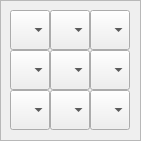
    <widget class="QFrame" name="frame_5">
     <property name="geometry">
      <rect>
       <x>0</x>
       <y>140</y>
       <width>141</width>
       <height>141</height>
      </rect>
     </property>
     <property name="frameShape">
      <enum>QFrame::StyledPanel</enum>
     </property>
     <property name="frameShadow">
      <enum>QFrame::Raised</enum>
     </property>
     <widget class="QComboBox" name="comboBox_5_2">
      <property name="geometry">
       <rect>
        <x>90</x>
        <y>90</y>
        <width>40</width>
        <height>40</height>
       </rect>
      </property>
      <property name="font">
       <font>
        <pointsize>12</pointsize>
       </font>
      </property>
      <item>
       <property name="text">
        <string/>
       </property>
      </item>
      <item>
       <property name="text">
        <string>1</string>
       </property>
      </item>
      <item>
       <property name="text">
        <string>2</string>
       </property>
      </item>
      <item>
       <property name="text">
        <string>3</string>
       </property>
      </item>
      <item>
       <property name="text">
        <string>4</string>
       </property>
      </item>
      <item>
       <property name="text">
        <string>5</string>
       </property>
      </item>
      <item>
       <property name="text">
        <string>6</string>
       </property>
      </item>
      <item>
       <property name="text">
        <string>7</string>
       </property>
      </item>
      <item>
       <property name="text">
        <string>8</string>
       </property>
      </item>
      <item>
       <property name="text">
        <string>9</string>
       </property>
      </item>
     </widget>
     <widget class="QComboBox" name="comboBox_4_0">
      <property name="geometry">
       <rect>
        <x>10</x>
        <y>50</y>
        <width>40</width>
        <height>40</height>
       </rect>
      </property>
      <property name="font">
       <font>
        <pointsize>12</pointsize>
       </font>
      </property>
      <item>
       <property name="text">
        <string/>
       </property>
      </item>
      <item>
       <property name="text">
        <string>1</string>
       </property>
      </item>
      <item>
       <property name="text">
        <string>2</string>
       </property>
      </item>
      <item>
       <property name="text">
        <string>3</string>
       </property>
      </item>
      <item>
       <property name="text">
        <string>4</string>
       </property>
      </item>
      <item>
       <property name="text">
        <string>5</string>
       </property>
      </item>
      <item>
       <property name="text">
        <string>6</string>
       </property>
      </item>
      <item>
       <property name="text">
        <string>7</string>
       </property>
      </item>
      <item>
       <property name="text">
        <string>8</string>
       </property>
      </item>
      <item>
       <property name="text">
        <string>9</string>
       </property>
      </item>
     </widget>
     <widget class="QComboBox" name="comboBox_4_1">
      <property name="geometry">
       <rect>
        <x>50</x>
        <y>50</y>
        <width>40</width>
        <height>40</height>
       </rect>
      </property>
      <property name="font">
       <font>
        <pointsize>12</pointsize>
       </font>
      </property>
      <item>
       <property name="text">
        <string/>
       </property>
      </item>
      <item>
       <property name="text">
        <string>1</string>
       </property>
      </item>
      <item>
       <property name="text">
        <string>2</string>
       </property>
      </item>
      <item>
       <property name="text">
        <string>3</string>
       </property>
      </item>
      <item>
       <property name="text">
        <string>4</string>
       </property>
      </item>
      <item>
       <property name="text">
        <string>5</string>
       </property>
      </item>
      <item>
       <property name="text">
        <string>6</string>
       </property>
      </item>
      <item>
       <property name="text">
        <string>7</string>
       </property>
      </item>
      <item>
       <property name="text">
        <string>8</string>
       </property>
      </item>
      <item>
       <property name="text">
        <string>9</string>
       </property>
      </item>
     </widget>
     <widget class="QComboBox" name="comboBox_3_0">
      <property name="geometry">
       <rect>
        <x>10</x>
        <y>10</y>
        <width>40</width>
        <height>40</height>
       </rect>
      </property>
      <property name="font">
       <font>
        <pointsize>12</pointsize>
       </font>
      </property>
      <item>
       <property name="text">
        <string/>
       </property>
      </item>
      <item>
       <property name="text">
        <string>1</string>
       </property>
      </item>
      <item>
       <property name="text">
        <string>2</string>
       </property>
      </item>
      <item>
       <property name="text">
        <string>3</string>
       </property>
      </item>
      <item>
       <property name="text">
        <string>4</string>
       </property>
      </item>
      <item>
       <property name="text">
        <string>5</string>
       </property>
      </item>
      <item>
       <property name="text">
        <string>6</string>
       </property>
      </item>
      <item>
       <property name="text">
        <string>7</string>
       </property>
      </item>
      <item>
       <property name="text">
        <string>8</string>
       </property>
      </item>
      <item>
       <property name="text">
        <string>9</string>
       </property>
      </item>
     </widget>
     <widget class="QComboBox" name="comboBox_3_2">
      <property name="geometry">
       <rect>
        <x>90</x>
        <y>10</y>
        <width>40</width>
        <height>40</height>
       </rect>
      </property>
      <property name="font">
       <font>
        <pointsize>12</pointsize>
       </font>
      </property>
      <item>
       <property name="text">
        <string/>
       </property>
      </item>
      <item>
       <property name="text">
        <string>1</string>
       </property>
      </item>
      <item>
       <property name="text">
        <string>2</string>
       </property>
      </item>
      <item>
       <property name="text">
        <string>3</string>
       </property>
      </item>
      <item>
       <property name="text">
        <string>4</string>
       </property>
      </item>
      <item>
       <property name="text">
        <string>5</string>
       </property>
      </item>
      <item>
       <property name="text">
        <string>6</string>
       </property>
      </item>
      <item>
       <property name="text">
        <string>7</string>
       </property>
      </item>
      <item>
       <property name="text">
        <string>8</string>
       </property>
      </item>
      <item>
       <property name="text">
        <string>9</string>
       </property>
      </item>
     </widget>
     <widget class="QComboBox" name="comboBox_4_2">
      <property name="geometry">
       <rect>
        <x>90</x>
        <y>50</y>
        <width>40</width>
        <height>40</height>
       </rect>
      </property>
      <property name="font">
       <font>
        <pointsize>12</pointsize>
       </font>
      </property>
      <item>
       <property name="text">
        <string/>
       </property>
      </item>
      <item>
       <property name="text">
        <string>1</string>
       </property>
      </item>
      <item>
       <property name="text">
        <string>2</string>
       </property>
      </item>
      <item>
       <property name="text">
        <string>3</string>
       </property>
      </item>
      <item>
       <property name="text">
        <string>4</string>
       </property>
      </item>
      <item>
       <property name="text">
        <string>5</string>
       </property>
      </item>
      <item>
       <property name="text">
        <string>6</string>
       </property>
      </item>
      <item>
       <property name="text">
        <string>7</string>
       </property>
      </item>
      <item>
       <property name="text">
        <string>8</string>
       </property>
      </item>
      <item>
       <property name="text">
        <string>9</string>
       </property>
      </item>
     </widget>
     <widget class="QComboBox" name="comboBox_5_0">
      <property name="geometry">
       <rect>
        <x>10</x>
        <y>90</y>
        <width>40</width>
        <height>40</height>
       </rect>
      </property>
      <property name="font">
       <font>
        <pointsize>12</pointsize>
       </font>
      </property>
      <item>
       <property name="text">
        <string/>
       </property>
      </item>
      <item>
       <property name="text">
        <string>1</string>
       </property>
      </item>
      <item>
       <property name="text">
        <string>2</string>
       </property>
      </item>
      <item>
       <property name="text">
        <string>3</string>
       </property>
      </item>
      <item>
       <property name="text">
        <string>4</string>
       </property>
      </item>
      <item>
       <property name="text">
        <string>5</string>
       </property>
      </item>
      <item>
       <property name="text">
        <string>6</string>
       </property>
      </item>
      <item>
       <property name="text">
        <string>7</string>
       </property>
      </item>
      <item>
       <property name="text">
        <string>8</string>
       </property>
      </item>
      <item>
       <property name="text">
        <string>9</string>
       </property>
      </item>
     </widget>
     <widget class="QComboBox" name="comboBox_5_1">
      <property name="geometry">
       <rect>
        <x>50</x>
        <y>90</y>
        <width>40</width>
        <height>40</height>
       </rect>
      </property>
      <property name="font">
       <font>
        <pointsize>12</pointsize>
       </font>
      </property>
      <item>
       <property name="text">
        <string/>
       </property>
      </item>
      <item>
       <property name="text">
        <string>1</string>
       </property>
      </item>
      <item>
       <property name="text">
        <string>2</string>
       </property>
      </item>
      <item>
       <property name="text">
        <string>3</string>
       </property>
      </item>
      <item>
       <property name="text">
        <string>4</string>
       </property>
      </item>
      <item>
       <property name="text">
        <string>5</string>
       </property>
      </item>
      <item>
       <property name="text">
        <string>6</string>
       </property>
      </item>
      <item>
       <property name="text">
        <string>7</string>
       </property>
      </item>
      <item>
       <property name="text">
        <string>8</string>
       </property>
      </item>
      <item>
       <property name="text">
        <string>9</string>
       </property>
      </item>
     </widget>
     <widget class="QComboBox" name="comboBox_3_1">
      <property name="geometry">
       <rect>
        <x>50</x>
        <y>10</y>
        <width>40</width>
        <height>40</height>
       </rect>
      </property>
      <property name="font">
       <font>
        <pointsize>12</pointsize>
       </font>
      </property>
      <item>
       <property name="text">
        <string/>
       </property>
      </item>
      <item>
       <property name="text">
        <string>1</string>
       </property>
      </item>
      <item>
       <property name="text">
        <string>2</string>
       </property>
      </item>
      <item>
       <property name="text">
        <string>3</string>
       </property>
      </item>
      <item>
       <property name="text">
        <string>4</string>
       </property>
      </item>
      <item>
       <property name="text">
        <string>5</string>
       </property>
      </item>
      <item>
       <property name="text">
        <string>6</string>
       </property>
      </item>
      <item>
       <property name="text">
        <string>7</string>
       </property>
      </item>
      <item>
       <property name="text">
        <string>8</string>
       </property>
      </item>
      <item>
       <property name="text">
        <string>9</string>
       </property>
      </item>
     </widget>
    </widget>
